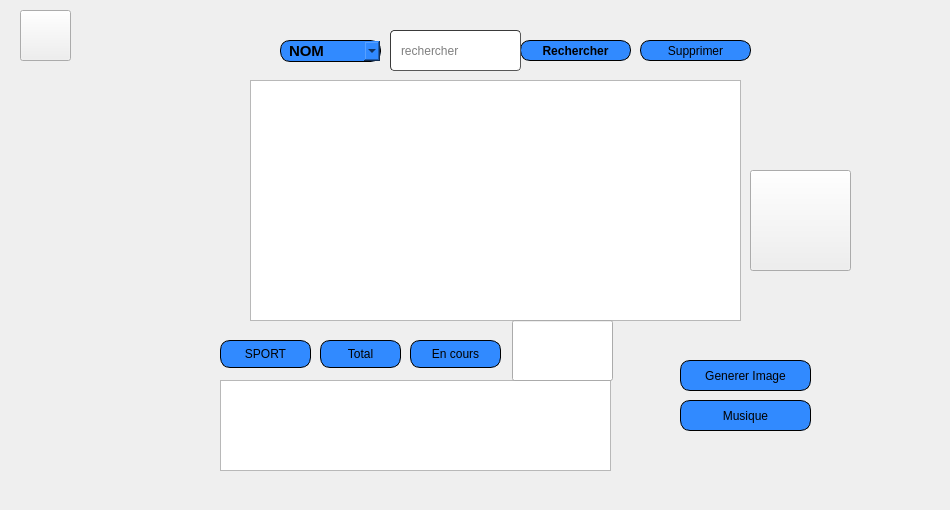
         <widget class="QWidget" name="page_5">
          <widget class="QLabel" name="label_3">
           <property name="geometry">
            <rect>
             <x>0</x>
             <y>0</y>
             <width>941</width>
             <height>501</height>
            </rect>
           </property>
           <property name="text">
            <string/>
           </property>
           <property name="pixmap">
            <pixmap resource="qt.qrc">:/new/prefix1/icons/haya.png</pixmap>
           </property>
          </widget>
          <widget class="QLabel" name="label_4">
           <property name="geometry">
            <rect>
             <x>170</x>
             <y>20</y>
             <width>691</width>
             <height>461</height>
            </rect>
           </property>
           <property name="text">
            <string/>
           </property>
           <property name="pixmap">
            <pixmap resource="qt.qrc">:/new/prefix1/icons/imf.jpg</pixmap>
           </property>
          </widget>
          <widget class="QTableView" name="tableView_s">
           <property name="geometry">
            <rect>
             <x>250</x>
             <y>80</y>
             <width>491</width>
             <height>241</height>
            </rect>
           </property>
           <property name="styleSheet">
            <string notr="true">

color: rgb(0, 85, 255);

</string>
           </property>
          </widget>
          <widget class="QComboBox" name="tri_s">
           <property name="geometry">
            <rect>
             <x>280</x>
             <y>40</y>
             <width>101</width>
             <height>22</height>
            </rect>
           </property>
           <property name="font">
            <font>
             <family>Arial</family>
             <pointsize>11</pointsize>
             <weight>75</weight>
             <italic>false</italic>
             <bold>true</bold>
            </font>
           </property>
           <property name="styleSheet">
            <string notr="true">border: 1px solid black;
border-radius: 10px;
padding: 0 8px;
background: #318aff;
font: bold, &quot;Arial&quot;;;
text-align:center;</string>
           </property>
           <item>
            <property name="text">
             <string>NOM</string>
            </property>
           </item>
           <item>
            <property name="text">
             <string>NB</string>
            </property>
           </item>
           <item>
            <property name="text">
             <string>DATE</string>
            </property>
           </item>
          </widget>
          <widget class="QLabel" name="label_87">
           <property name="geometry">
            <rect>
             <x>240</x>
             <y>40</y>
             <width>31</width>
             <height>21</height>
            </rect>
           </property>
           <property name="text">
            <string/>
           </property>
           <property name="pixmap">
            <pixmap resource="qt.qrc">:/new/prefix1/icons/alpha.png</pixmap>
           </property>
           <property name="scaledContents">
            <bool>true</bool>
           </property>
          </widget>
          <widget class="QPushButton" name="search_s">
           <property name="geometry">
            <rect>
             <x>520</x>
             <y>40</y>
             <width>111</width>
             <height>21</height>
            </rect>
           </property>
           <property name="font">
            <font>
             <family>Arial</family>
             <pointsize>9</pointsize>
             <weight>75</weight>
             <italic>false</italic>
             <bold>true</bold>
            </font>
           </property>
           <property name="styleSheet">
            <string notr="true">border: 1px solid black;
border-radius: 10px;
padding: 0 8px;
background: #318aff;
font: bold, &quot;Arial&quot;;;
text-align:center;</string>
           </property>
           <property name="text">
            <string>Rechercher</string>
           </property>
           <property name="icon">
            <iconset resource="qt.qrc">
             <normaloff>:/new/prefix1/icons/AP.png</normaloff>:/new/prefix1/icons/AP.png</iconset>
           </property>
           <property name="iconSize">
            <size>
             <width>20</width>
             <height>20</height>
            </size>
           </property>
          </widget>
          <widget class="QLineEdit" name="recherche_s">
           <property name="geometry">
            <rect>
             <x>390</x>
             <y>30</y>
             <width>131</width>
             <height>41</height>
            </rect>
           </property>
           <property name="styleSheet">
            <string notr="true">	border-width: 1px; border-radius: 4px;
	border-color: rgb(58, 58, 58);
	border-style: inset;
	padding: 0 8px;


	selection-background-color: rgb(187, 187, 187);
	
gridline-color: rgb(0, 0, 255);</string>
           </property>
           <property name="placeholderText">
            <string>rechercher</string>
           </property>
          </widget>
          <widget class="QTableView" name="tab_sport">
           <property name="geometry">
            <rect>
             <x>220</x>
             <y>380</y>
             <width>391</width>
             <height>91</height>
            </rect>
           </property>
          </widget>
          <widget class="QPushButton" name="pb_sport">
           <property name="geometry">
            <rect>
             <x>220</x>
             <y>340</y>
             <width>91</width>
             <height>28</height>
            </rect>
           </property>
           <property name="styleSheet">
            <string notr="true">border: 1px solid black;
border-radius: 10px;
padding: 0 8px;
background: #318aff;
font: bold, &quot;Arial&quot;;;
text-align:center;</string>
           </property>
           <property name="text">
            <string>SPORT</string>
           </property>
           <property name="icon">
            <iconset resource="qt.qrc">
             <normaloff>:/new/prefix1/icons/icons8_american_football_player_96px.png</normaloff>:/new/prefix1/icons/icons8_american_football_player_96px.png</iconset>
           </property>
          </widget>
          <widget class="QPushButton" name="supprimer_s">
           <property name="geometry">
            <rect>
             <x>640</x>
             <y>40</y>
             <width>111</width>
             <height>21</height>
            </rect>
           </property>
           <property name="styleSheet">
            <string notr="true">	border: 1px solid black;
border-radius: 10px;
padding: 0 8px;
background: #318aff;
font: bold, &quot;Arial&quot;;;
text-align:center;
</string>
           </property>
           <property name="text">
            <string>Supprimer</string>
           </property>
           <property name="icon">
            <iconset resource="qt.qrc">
             <normaloff>:/new/prefix1/icons/PP.png</normaloff>:/new/prefix1/icons/PP.png</iconset>
           </property>
          </widget>
          <widget class="QPushButton" name="generer_s">
           <property name="geometry">
            <rect>
             <x>680</x>
             <y>360</y>
             <width>131</width>
             <height>31</height>
            </rect>
           </property>
           <property name="styleSheet">
            <string notr="true">	border: 1px solid black;
border-radius: 10px;
padding: 0 8px;
background: #318aff;
font: bold, &quot;Arial&quot;;;
text-align:center;</string>
           </property>
           <property name="text">
            <string>Generer Image</string>
           </property>
           <property name="icon">
            <iconset resource="qt.qrc">
             <normaloff>:/new/prefix1/icons/mariages.jpg</normaloff>:/new/prefix1/icons/mariages.jpg</iconset>
           </property>
          </widget>
          <widget class="QPushButton" name="music">
           <property name="geometry">
            <rect>
             <x>680</x>
             <y>400</y>
             <width>131</width>
             <height>31</height>
            </rect>
           </property>
           <property name="styleSheet">
            <string notr="true">border: 1px solid black;
border-radius: 10px;
padding: 0 8px;
background: #318aff;
font: bold, &quot;Arial&quot;;;
text-align:center;</string>
           </property>
           <property name="text">
            <string>Musique</string>
           </property>
           <property name="icon">
            <iconset resource="qt.qrc">
             <normaloff>:/new/prefix1/icons/salles.jpg</normaloff>:/new/prefix1/icons/salles.jpg</iconset>
           </property>
          </widget>
          <widget class="QPushButton" name="annuler_s">
           <property name="enabled">
            <bool>true</bool>
           </property>
           <property name="geometry">
            <rect>
             <x>750</x>
             <y>170</y>
             <width>101</width>
             <height>101</height>
            </rect>
           </property>
           <property name="text">
            <string/>
           </property>
           <property name="icon">
            <iconset resource="qt.qrc">
             <normaloff>:/new/prefix1/icons/icons8_american_football_player_96px.png</normaloff>:/new/prefix1/icons/icons8_american_football_player_96px.png</iconset>
           </property>
           <property name="iconSize">
            <size>
             <width>100</width>
             <height>100</height>
            </size>
           </property>
           <property name="autoDefault">
            <bool>false</bool>
           </property>
          </widget>
          <widget class="QPushButton" name="home_sport">
           <property name="geometry">
            <rect>
             <x>20</x>
             <y>10</y>
             <width>51</width>
             <height>51</height>
            </rect>
           </property>
           <property name="styleSheet">
            <string notr="true">background-image: url(:/new/prefix1/icons/icons8_home_48px.png);</string>
           </property>
           <property name="text">
            <string/>
           </property>
          </widget>
          <widget class="QPushButton" name="total_sport">
           <property name="geometry">
            <rect>
             <x>320</x>
             <y>340</y>
             <width>81</width>
             <height>28</height>
            </rect>
           </property>
           <property name="styleSheet">
            <string notr="true">border: 1px solid black;
border-radius: 10px;
padding: 0 8px;
background: #318aff;
font: bold, &quot;Arial&quot;;;
text-align:center;</string>
           </property>
           <property name="text">
            <string>Total</string>
           </property>
           <property name="icon">
            <iconset resource="qt.qrc">
             <normaloff>:/new/prefix1/icons/number.png</normaloff>:/new/prefix1/icons/number.png</iconset>
           </property>
          </widget>
          <widget class="QPushButton" name="en_cours_sport">
           <property name="geometry">
            <rect>
             <x>410</x>
             <y>340</y>
             <width>91</width>
             <height>28</height>
            </rect>
           </property>
           <property name="styleSheet">
            <string notr="true">border: 1px solid black;
border-radius: 10px;
padding: 0 8px;
background: #318aff;
font: bold, &quot;Arial&quot;;;
text-align:center;</string>
           </property>
           <property name="text">
            <string>En cours</string>
           </property>
           <property name="icon">
            <iconset resource="qt.qrc">
             <normaloff>:/new/prefix1/icons/AP.png</normaloff>:/new/prefix1/icons/AP.png</iconset>
           </property>
           <property name="iconSize">
            <size>
             <width>20</width>
             <height>30</height>
            </size>
           </property>
          </widget>
          <widget class="QLineEdit" name="sport_encours">
           <property name="geometry">
            <rect>
             <x>512</x>
             <y>320</y>
             <width>101</width>
             <height>61</height>
            </rect>
           </property>
          </widget>
         </widget>
